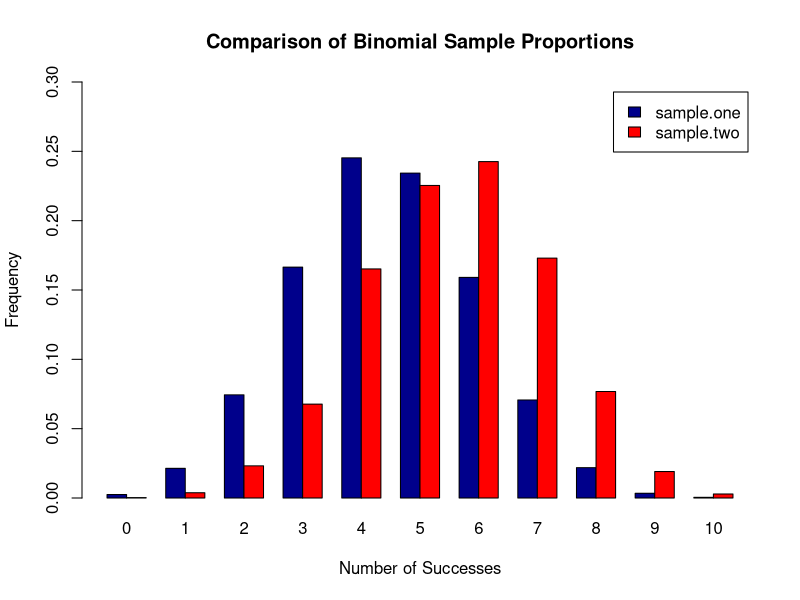
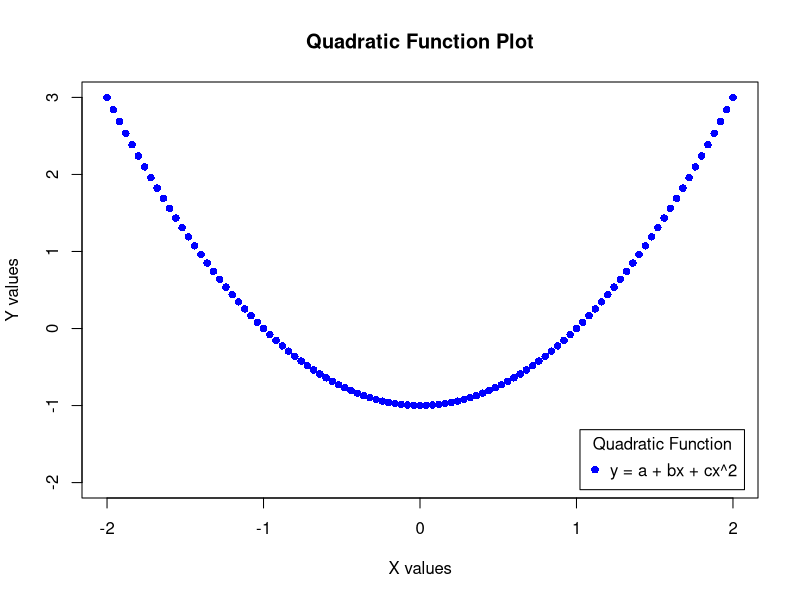
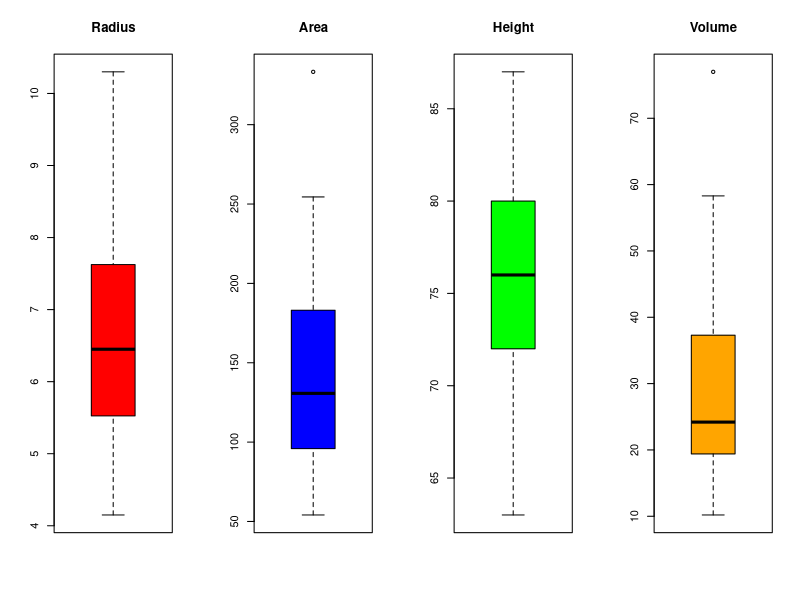
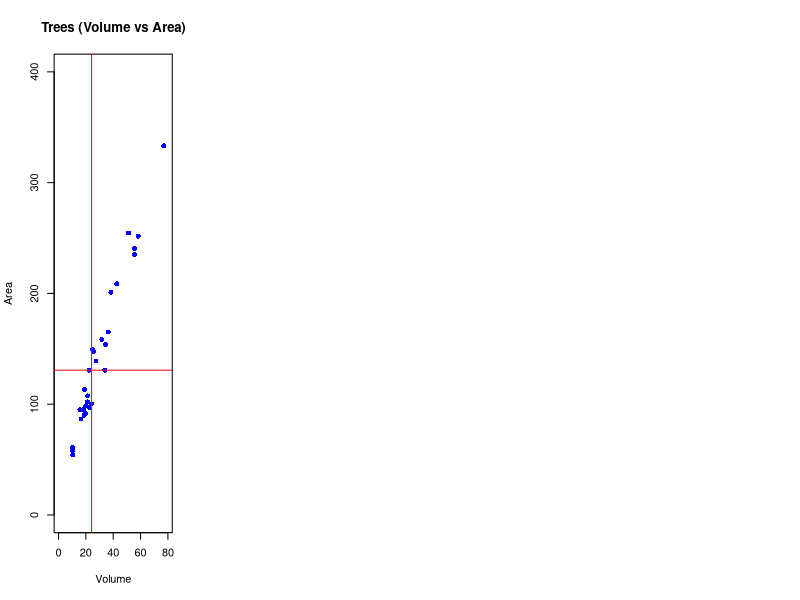
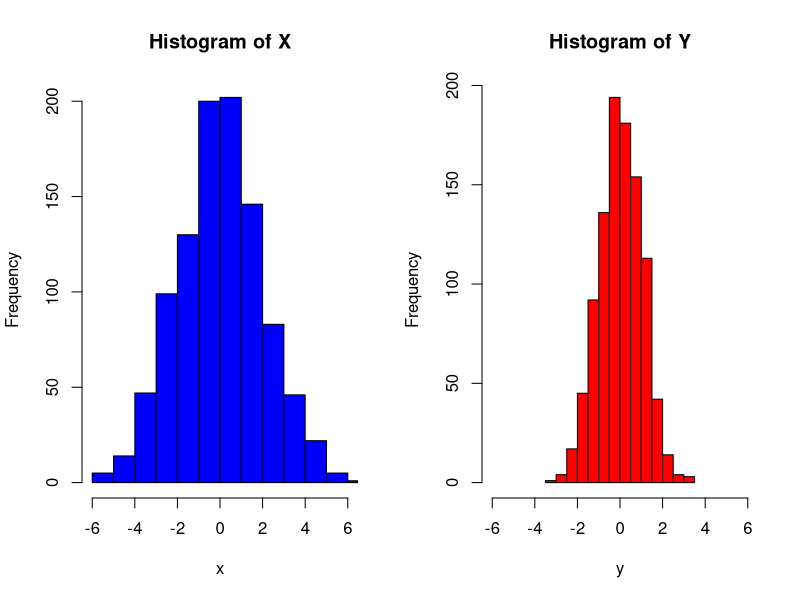
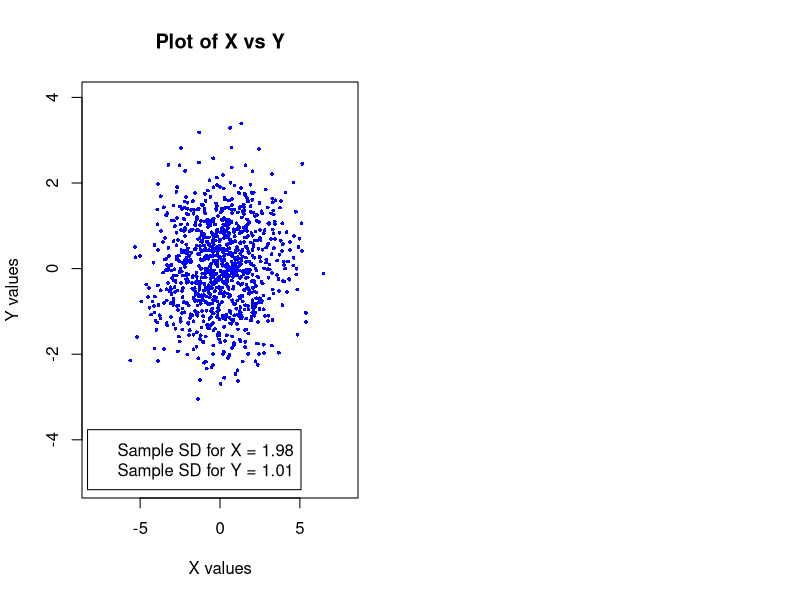

These charts were generated, in order, by the following R code:
## ---- chunk 1
# DO NOT ADD OR REVISE CODE HERE
knitr::opts_chunk$set(echo = TRUE)
## ---- chunk 2
set.seed(123)
sample.one <- table(rbinom(10000, 10, 0.45)) / 10000
sample.two <- table(rbinom(10000, 10, 0.55)) / 10000

successes <- seq(0, 10)

sum(sample.one * successes) # [1] 4.4827
sum(sample.two * successes) # [1] 5.523
## ---- chunk 3
counts <- rbind(sample.one, sample.two)

barplot(counts, main = "Comparison of Binomial Sample Proportions", 
  ylab = "Frequency", ylim = c(0,0.3),xlab = "Number of Successes",
  beside = TRUE, col = c("darkblue","red"),legend = rownames(counts),
  names.arg = c("0", "1", "2", "3", "4", "5", "6", "7", "8", "9", "10"))
## ---- chunk 4

newvector1 <- c(5:10, rep(c(2, -5.1, -23), 2), (7/42) + 3) 

print(newvector1)

## ---- chunk 5

newvector1a <- c(newvector1[1], newvector1[length(newvector1)])

print(newvector1a)

## ---- chunk 6

newvector1b <- newvector1[2:(length(newvector1)-1)]

print(newvector1b)

## ---- chunk 7

newvector1c <- c(newvector1a[1], newvector1b, newvector1a[2])

print(newvector1c)

## ---- chunk 8

quadfunction <- function(a, b, c, x){
  y <- a + (b*x) + (c*(x^2))
  return(y)
  }

## ---- chunk 9

x <- seq(-2, 2, length = 101)
a <- -1
b <- 0
c <- 1

y <- quadfunction(a, b, c, x)

## ---- chunk 10


plot(x, y, main = "Quadratic Function Plot", col = "blue", pch = 16, ylab = "Y values", xlab = "X values", ylim = c(-2, 3))

legend("bottomright", inset=0.02, title = "Quadratic Function", c("y = a + bx + cx^2"), pch=16, col = "Blue")

## ---- chunk 11

# Solving the quadratic equation for Y=0
print(root <- c(-1,1) * (sqrt(b^2 - 4 * a * c)/(2*a)))

# Using the previous formula and plugging in the roots to show that both 1 and -1 are where Y=0
print(quadfunction(a,b,c,c(1,-1)))

## ---- chunk 12

data(trees)
str(trees)

apply(trees, 2, median)

row <- trees$Volume == median(trees$Volume)

trees[row, 1:3]

## ---- chunk 13

radius <- trees$Girth/2
area <- pi * (radius^2)

stem(radius)
stem(area)


## ---- chunk 14

par(mfrow = c(1,4))

boxplot(radius, main = "Radius", col = "Red")
boxplot(area, main = "Area", col = "Blue")
boxplot(trees$Height, main = "Height", col = "Green")
boxplot(trees$Volume, main = "Volume", col = "Orange")


## ---- chunk 15

boxplot.stats(trees$Volume, coef = 3)
# Since $out shows 'numeric(0), there are no extreme outliers (data points +/- 3* IQR)

## ---- chunk 16

plot(trees$Volume, area, main = "Trees (Volume vs Area)", xlab = "Volume", ylab = "Area", col = "blue", pch = 16, xlim=c(0, 80), ylim=c(0, 400))
abline(h = median(area), v = median(trees$Volume), col = "Red")

## ---- chunk 17

A <- matrix(c(1,1,1,-1,1,1,1,-1,1), ncol = 3)
B <- matrix(c(1,1,3))
solve(A,B)

x <- 1
y <- 1
z <- 1

equation1 <- x - y + z
equation2 <- x + y -z
equation3 <- x + y + z

print(c(equation1, equation2, equation3))

## ---- chunk 18

set.seed(123)

x <- rnorm(n = 1000, mean = 0, sd = 2)

y <- rnorm(n = 1000, mean = 0, sd = 1)

## ---- chunk 19

newObject <- cbind(x,y)

apply(newObject, 2, sd)

## ---- chunk 20

par(mfrow = c(1,2))

hist(x, main = "Histogram of X", col = "Blue", xlim = c(-6, 6))

hist(y, main = "Histogram of Y", col = "Red", xlim = c(-6, 6))

## ---- chunk 21

plot(x,y, main = "Plot of X vs Y", col = "blue", pch = 16, cex = 0.5, xlim = c(-8,8), ylim = c(-5,4), xlab = "X values", ylab = "Y values")

legend("bottomleft", inset=0.02, c(paste("Sample SD for X =",round(sd(x),2)), paste("Sample SD for Y =",round(sd(y),2))))


